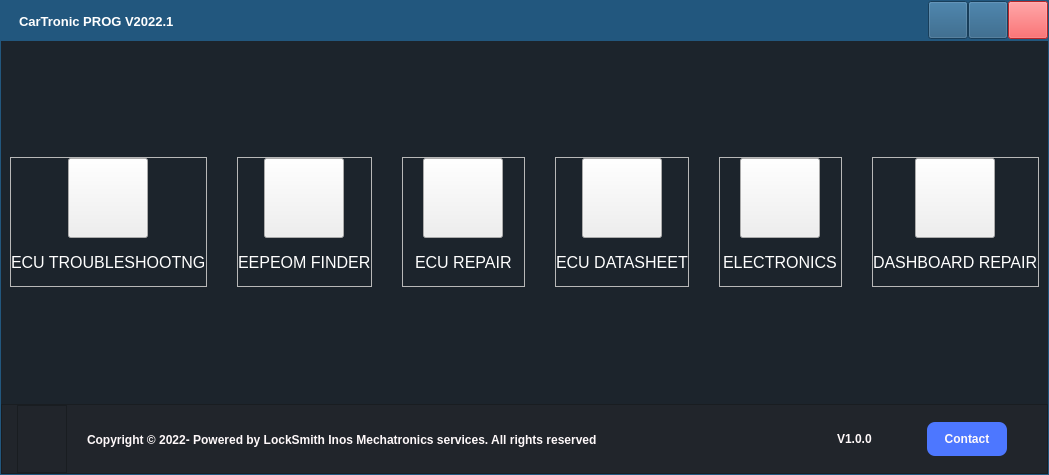
<?xml version="1.0" encoding="UTF-8"?>
<ui version="4.0">
 <class>MainWindow</class>
 <widget class="QMainWindow" name="MainWindow">
  <property name="geometry">
   <rect>
    <x>0</x>
    <y>0</y>
    <width>1049</width>
    <height>475</height>
   </rect>
  </property>
  <property name="windowTitle">
   <string>MainWindow</string>
  </property>
  <widget class="QWidget" name="centralwidget">
   <property name="minimumSize">
    <size>
     <width>895</width>
     <height>287</height>
    </size>
   </property>
   <layout class="QHBoxLayout" name="horizontalLayout_2">
    <property name="spacing">
     <number>0</number>
    </property>
    <property name="leftMargin">
     <number>0</number>
    </property>
    <property name="topMargin">
     <number>0</number>
    </property>
    <property name="rightMargin">
     <number>0</number>
    </property>
    <property name="bottomMargin">
     <number>0</number>
    </property>
    <item>
     <widget class="QFrame" name="frame_main">
      <property name="sizePolicy">
       <sizepolicy hsizetype="Preferred" vsizetype="Preferred">
        <horstretch>0</horstretch>
        <verstretch>0</verstretch>
       </sizepolicy>
      </property>
      <property name="styleSheet">
       <string notr="true">#frame_main {
border: 1px solid #22577E;
}</string>
      </property>
      <property name="frameShape">
       <enum>QFrame::StyledPanel</enum>
      </property>
      <property name="frameShadow">
       <enum>QFrame::Raised</enum>
      </property>
      <layout class="QVBoxLayout" name="verticalLayout">
       <property name="spacing">
        <number>0</number>
       </property>
       <property name="leftMargin">
        <number>0</number>
       </property>
       <property name="topMargin">
        <number>0</number>
       </property>
       <property name="rightMargin">
        <number>0</number>
       </property>
       <property name="bottomMargin">
        <number>0</number>
       </property>
       <item>
        <widget class="QFrame" name="window_bar">
         <property name="maximumSize">
          <size>
           <width>16777215</width>
           <height>40</height>
          </size>
         </property>
         <property name="styleSheet">
          <string notr="true">background-color: #4D77FF;
color: white;</string>
         </property>
         <property name="frameShape">
          <enum>QFrame::NoFrame</enum>
         </property>
         <property name="frameShadow">
          <enum>QFrame::Raised</enum>
         </property>
         <layout class="QVBoxLayout" name="verticalLayout_5">
          <property name="spacing">
           <number>0</number>
          </property>
          <property name="leftMargin">
           <number>0</number>
          </property>
          <property name="topMargin">
           <number>0</number>
          </property>
          <property name="rightMargin">
           <number>0</number>
          </property>
          <property name="bottomMargin">
           <number>0</number>
          </property>
          <item>
           <widget class="QFrame" name="navbar">
            <property name="minimumSize">
             <size>
              <width>0</width>
              <height>40</height>
             </size>
            </property>
            <property name="maximumSize">
             <size>
              <width>16777215</width>
              <height>40</height>
             </size>
            </property>
            <property name="styleSheet">
             <string notr="true">background-color: #22577E;</string>
            </property>
            <property name="frameShape">
             <enum>QFrame::NoFrame</enum>
            </property>
            <property name="frameShadow">
             <enum>QFrame::Raised</enum>
            </property>
            <layout class="QHBoxLayout" name="horizontalLayout_8">
             <property name="leftMargin">
              <number>10</number>
             </property>
             <property name="topMargin">
              <number>0</number>
             </property>
             <property name="rightMargin">
              <number>0</number>
             </property>
             <property name="bottomMargin">
              <number>0</number>
             </property>
             <item>
              <widget class="QLabel" name="label_title_bar_top">
               <property name="font">
                <font>
                 <family>Segoe UI</family>
                 <pointsize>10</pointsize>
                 <weight>75</weight>
                 <bold>true</bold>
                </font>
               </property>
               <property name="layoutDirection">
                <enum>Qt::LeftToRight</enum>
               </property>
               <property name="styleSheet">
                <string notr="true">background: none;
margin-left: 5px;</string>
               </property>
               <property name="text">
                <string>CarTronic PROG V2022.1</string>
               </property>
               <property name="alignment">
                <set>Qt::AlignLeading|Qt::AlignLeft|Qt::AlignVCenter</set>
               </property>
              </widget>
             </item>
             <item>
              <widget class="QFrame" name="nav_buttons">
               <property name="maximumSize">
                <size>
                 <width>120</width>
                 <height>16777215</height>
                </size>
               </property>
               <property name="styleSheet">
                <string notr="true">QPushButton {
background-position: left center;
}

#minimize_button:hover, #maximize_button:hover {
background-color: rgb(44, 49, 60);
}

#close_button:hover {
color: #F7E2E2;
}</string>
               </property>
               <property name="frameShape">
                <enum>QFrame::NoFrame</enum>
               </property>
               <property name="frameShadow">
                <enum>QFrame::Raised</enum>
               </property>
               <layout class="QHBoxLayout" name="horizontalLayout_9">
                <property name="spacing">
                 <number>0</number>
                </property>
                <property name="leftMargin">
                 <number>0</number>
                </property>
                <property name="topMargin">
                 <number>0</number>
                </property>
                <property name="rightMargin">
                 <number>0</number>
                </property>
                <property name="bottomMargin">
                 <number>0</number>
                </property>
                <item>
                 <widget class="QPushButton" name="minimize_button">
                  <property name="sizePolicy">
                   <sizepolicy hsizetype="Minimum" vsizetype="Expanding">
                    <horstretch>0</horstretch>
                    <verstretch>0</verstretch>
                   </sizepolicy>
                  </property>
                  <property name="toolTip">
                   <string>Minimize</string>
                  </property>
                  <property name="toolTipDuration">
                   <number>2000</number>
                  </property>
                  <property name="styleSheet">
                   <string notr="true">text-align: center;
margin-bottom: 2px;</string>
                  </property>
                  <property name="text">
                   <string/>
                  </property>
                 </widget>
                </item>
                <item>
                 <widget class="QPushButton" name="maximize_button">
                  <property name="enabled">
                   <bool>true</bool>
                  </property>
                  <property name="sizePolicy">
                   <sizepolicy hsizetype="Minimum" vsizetype="Expanding">
                    <horstretch>0</horstretch>
                    <verstretch>0</verstretch>
                   </sizepolicy>
                  </property>
                  <property name="toolTip">
                   <string>Maximize</string>
                  </property>
                  <property name="toolTipDuration">
                   <number>2000</number>
                  </property>
                  <property name="styleSheet">
                   <string notr="true">text-align: center;
margin-bottom: 2px;</string>
                  </property>
                  <property name="text">
                   <string/>
                  </property>
                 </widget>
                </item>
                <item>
                 <widget class="QPushButton" name="close_button">
                  <property name="sizePolicy">
                   <sizepolicy hsizetype="Minimum" vsizetype="Expanding">
                    <horstretch>0</horstretch>
                    <verstretch>0</verstretch>
                   </sizepolicy>
                  </property>
                  <property name="toolTip">
                   <string>Close</string>
                  </property>
                  <property name="toolTipDuration">
                   <number>2000</number>
                  </property>
                  <property name="styleSheet">
                   <string notr="true">#close_button {
text-align: center;
margin-bottom: 2px;
background-color: rgb(255, 52, 55);
}

#close_button:hover {
background-color: #F7E2E2;
}</string>
                  </property>
                  <property name="text">
                   <string/>
                  </property>
                 </widget>
                </item>
               </layout>
              </widget>
             </item>
            </layout>
           </widget>
          </item>
         </layout>
        </widget>
       </item>
       <item>
        <widget class="QFrame" name="frame_top">
         <property name="sizePolicy">
          <sizepolicy hsizetype="Preferred" vsizetype="Preferred">
           <horstretch>0</horstretch>
           <verstretch>0</verstretch>
          </sizepolicy>
         </property>
         <property name="minimumSize">
          <size>
           <width>0</width>
           <height>0</height>
          </size>
         </property>
         <property name="maximumSize">
          <size>
           <width>16777215</width>
           <height>16777215</height>
          </size>
         </property>
         <property name="styleSheet">
          <string notr="true">#frame_top {
color: white;
background: #1c242c;
border-radius: 0px;
}
QLabel {
color: white;
font-size: 16px;
}</string>
         </property>
         <property name="frameShape">
          <enum>QFrame::StyledPanel</enum>
         </property>
         <property name="frameShadow">
          <enum>QFrame::Raised</enum>
         </property>
         <layout class="QHBoxLayout" name="horizontalLayout">
          <property name="spacing">
           <number>30</number>
          </property>
          <item>
           <widget class="QFrame" name="frame_8">
            <property name="maximumSize">
             <size>
              <width>16777215</width>
              <height>130</height>
             </size>
            </property>
            <property name="frameShape">
             <enum>QFrame::StyledPanel</enum>
            </property>
            <property name="frameShadow">
             <enum>QFrame::Raised</enum>
            </property>
            <layout class="QVBoxLayout" name="verticalLayout_9">
             <property name="spacing">
              <number>0</number>
             </property>
             <property name="leftMargin">
              <number>0</number>
             </property>
             <property name="topMargin">
              <number>0</number>
             </property>
             <property name="rightMargin">
              <number>0</number>
             </property>
             <property name="bottomMargin">
              <number>0</number>
             </property>
             <item alignment="Qt::AlignHCenter">
              <widget class="QPushButton" name="button_16">
               <property name="sizePolicy">
                <sizepolicy hsizetype="Preferred" vsizetype="Preferred">
                 <horstretch>0</horstretch>
                 <verstretch>0</verstretch>
                </sizepolicy>
               </property>
               <property name="minimumSize">
                <size>
                 <width>80</width>
                 <height>80</height>
                </size>
               </property>
               <property name="maximumSize">
                <size>
                 <width>80</width>
                 <height>80</height>
                </size>
               </property>
               <property name="toolTip">
                <string>ECU Troubleshooting</string>
               </property>
               <property name="toolTipDuration">
                <number>2000</number>
               </property>
               <property name="styleSheet">
                <string notr="true"/>
               </property>
               <property name="text">
                <string/>
               </property>
               <property name="checkable">
                <bool>true</bool>
               </property>
               <property name="checked">
                <bool>false</bool>
               </property>
               <property name="flat">
                <bool>false</bool>
               </property>
              </widget>
             </item>
             <item alignment="Qt::AlignHCenter">
              <widget class="QLabel" name="label_7">
               <property name="minimumSize">
                <size>
                 <width>0</width>
                 <height>0</height>
                </size>
               </property>
               <property name="maximumSize">
                <size>
                 <width>16777215</width>
                 <height>16777215</height>
                </size>
               </property>
               <property name="styleSheet">
                <string notr="true"/>
               </property>
               <property name="text">
                <string>ECU TROUBLESHOOTNG</string>
               </property>
               <property name="wordWrap">
                <bool>false</bool>
               </property>
              </widget>
             </item>
            </layout>
           </widget>
          </item>
          <item>
           <widget class="QFrame" name="frame_10">
            <property name="sizePolicy">
             <sizepolicy hsizetype="Preferred" vsizetype="Preferred">
              <horstretch>0</horstretch>
              <verstretch>0</verstretch>
             </sizepolicy>
            </property>
            <property name="maximumSize">
             <size>
              <width>16777215</width>
              <height>130</height>
             </size>
            </property>
            <property name="frameShape">
             <enum>QFrame::StyledPanel</enum>
            </property>
            <property name="frameShadow">
             <enum>QFrame::Raised</enum>
            </property>
            <layout class="QVBoxLayout" name="verticalLayout_2">
             <property name="spacing">
              <number>0</number>
             </property>
             <property name="leftMargin">
              <number>0</number>
             </property>
             <property name="topMargin">
              <number>0</number>
             </property>
             <property name="rightMargin">
              <number>0</number>
             </property>
             <property name="bottomMargin">
              <number>0</number>
             </property>
             <item alignment="Qt::AlignHCenter">
              <widget class="QPushButton" name="button_10">
               <property name="sizePolicy">
                <sizepolicy hsizetype="Preferred" vsizetype="Preferred">
                 <horstretch>0</horstretch>
                 <verstretch>0</verstretch>
                </sizepolicy>
               </property>
               <property name="minimumSize">
                <size>
                 <width>80</width>
                 <height>80</height>
                </size>
               </property>
               <property name="maximumSize">
                <size>
                 <width>80</width>
                 <height>80</height>
                </size>
               </property>
               <property name="toolTip">
                <string>Immobilizer EEPROM Location</string>
               </property>
               <property name="toolTipDuration">
                <number>2000</number>
               </property>
               <property name="styleSheet">
                <string notr="true"/>
               </property>
               <property name="text">
                <string/>
               </property>
               <property name="checkable">
                <bool>true</bool>
               </property>
               <property name="checked">
                <bool>false</bool>
               </property>
               <property name="flat">
                <bool>false</bool>
               </property>
              </widget>
             </item>
             <item alignment="Qt::AlignHCenter">
              <widget class="QLabel" name="label_12">
               <property name="minimumSize">
                <size>
                 <width>0</width>
                 <height>0</height>
                </size>
               </property>
               <property name="maximumSize">
                <size>
                 <width>16777215</width>
                 <height>16777215</height>
                </size>
               </property>
               <property name="text">
                <string>EEPEOM FINDER</string>
               </property>
               <property name="wordWrap">
                <bool>false</bool>
               </property>
              </widget>
             </item>
            </layout>
           </widget>
          </item>
          <item>
           <widget class="QFrame" name="frame_6">
            <property name="maximumSize">
             <size>
              <width>16777215</width>
              <height>130</height>
             </size>
            </property>
            <property name="frameShape">
             <enum>QFrame::StyledPanel</enum>
            </property>
            <property name="frameShadow">
             <enum>QFrame::Raised</enum>
            </property>
            <layout class="QVBoxLayout" name="verticalLayout_7">
             <property name="spacing">
              <number>0</number>
             </property>
             <property name="leftMargin">
              <number>0</number>
             </property>
             <property name="topMargin">
              <number>0</number>
             </property>
             <property name="rightMargin">
              <number>0</number>
             </property>
             <property name="bottomMargin">
              <number>0</number>
             </property>
             <item alignment="Qt::AlignHCenter">
              <widget class="QPushButton" name="button_14">
               <property name="sizePolicy">
                <sizepolicy hsizetype="Preferred" vsizetype="Preferred">
                 <horstretch>0</horstretch>
                 <verstretch>0</verstretch>
                </sizepolicy>
               </property>
               <property name="minimumSize">
                <size>
                 <width>80</width>
                 <height>80</height>
                </size>
               </property>
               <property name="maximumSize">
                <size>
                 <width>80</width>
                 <height>80</height>
                </size>
               </property>
               <property name="toolTip">
                <string>ECU Repair|Pinout</string>
               </property>
               <property name="toolTipDuration">
                <number>2000</number>
               </property>
               <property name="styleSheet">
                <string notr="true"/>
               </property>
               <property name="text">
                <string/>
               </property>
               <property name="checkable">
                <bool>true</bool>
               </property>
               <property name="checked">
                <bool>false</bool>
               </property>
               <property name="flat">
                <bool>false</bool>
               </property>
              </widget>
             </item>
             <item alignment="Qt::AlignHCenter">
              <widget class="QLabel" name="label_5">
               <property name="minimumSize">
                <size>
                 <width>0</width>
                 <height>0</height>
                </size>
               </property>
               <property name="maximumSize">
                <size>
                 <width>16777215</width>
                 <height>16777215</height>
                </size>
               </property>
               <property name="text">
                <string>ECU REPAIR</string>
               </property>
               <property name="wordWrap">
                <bool>false</bool>
               </property>
              </widget>
             </item>
            </layout>
           </widget>
          </item>
          <item>
           <widget class="QFrame" name="frame_12">
            <property name="maximumSize">
             <size>
              <width>16777215</width>
              <height>130</height>
             </size>
            </property>
            <property name="frameShape">
             <enum>QFrame::StyledPanel</enum>
            </property>
            <property name="frameShadow">
             <enum>QFrame::Raised</enum>
            </property>
            <layout class="QVBoxLayout" name="verticalLayout_4">
             <property name="spacing">
              <number>0</number>
             </property>
             <property name="leftMargin">
              <number>0</number>
             </property>
             <property name="topMargin">
              <number>0</number>
             </property>
             <property name="rightMargin">
              <number>0</number>
             </property>
             <property name="bottomMargin">
              <number>0</number>
             </property>
             <item alignment="Qt::AlignHCenter">
              <widget class="QPushButton" name="button_17">
               <property name="sizePolicy">
                <sizepolicy hsizetype="Preferred" vsizetype="Preferred">
                 <horstretch>0</horstretch>
                 <verstretch>0</verstretch>
                </sizepolicy>
               </property>
               <property name="minimumSize">
                <size>
                 <width>80</width>
                 <height>80</height>
                </size>
               </property>
               <property name="maximumSize">
                <size>
                 <width>80</width>
                 <height>80</height>
                </size>
               </property>
               <property name="toolTip">
                <string>ECU Datasheet</string>
               </property>
               <property name="toolTipDuration">
                <number>2000</number>
               </property>
               <property name="styleSheet">
                <string notr="true"/>
               </property>
               <property name="text">
                <string/>
               </property>
               <property name="checkable">
                <bool>true</bool>
               </property>
               <property name="checked">
                <bool>false</bool>
               </property>
               <property name="flat">
                <bool>false</bool>
               </property>
              </widget>
             </item>
             <item alignment="Qt::AlignHCenter">
              <widget class="QLabel" name="label_9">
               <property name="minimumSize">
                <size>
                 <width>0</width>
                 <height>0</height>
                </size>
               </property>
               <property name="maximumSize">
                <size>
                 <width>16777215</width>
                 <height>16777215</height>
                </size>
               </property>
               <property name="text">
                <string>ECU DATASHEET</string>
               </property>
               <property name="wordWrap">
                <bool>false</bool>
               </property>
              </widget>
             </item>
            </layout>
           </widget>
          </item>
          <item>
           <widget class="QFrame" name="frame_11">
            <property name="maximumSize">
             <size>
              <width>16777215</width>
              <height>130</height>
             </size>
            </property>
            <property name="frameShape">
             <enum>QFrame::StyledPanel</enum>
            </property>
            <property name="frameShadow">
             <enum>QFrame::Raised</enum>
            </property>
            <layout class="QVBoxLayout" name="verticalLayout_3">
             <property name="spacing">
              <number>0</number>
             </property>
             <property name="leftMargin">
              <number>0</number>
             </property>
             <property name="topMargin">
              <number>0</number>
             </property>
             <property name="rightMargin">
              <number>0</number>
             </property>
             <property name="bottomMargin">
              <number>0</number>
             </property>
             <item alignment="Qt::AlignHCenter">
              <widget class="QPushButton" name="button_9">
               <property name="sizePolicy">
                <sizepolicy hsizetype="Preferred" vsizetype="Preferred">
                 <horstretch>0</horstretch>
                 <verstretch>0</verstretch>
                </sizepolicy>
               </property>
               <property name="minimumSize">
                <size>
                 <width>80</width>
                 <height>80</height>
                </size>
               </property>
               <property name="maximumSize">
                <size>
                 <width>80</width>
                 <height>80</height>
                </size>
               </property>
               <property name="toolTip">
                <string>Electronics</string>
               </property>
               <property name="toolTipDuration">
                <number>2000</number>
               </property>
               <property name="styleSheet">
                <string notr="true"/>
               </property>
               <property name="text">
                <string/>
               </property>
               <property name="checkable">
                <bool>true</bool>
               </property>
               <property name="checked">
                <bool>false</bool>
               </property>
               <property name="flat">
                <bool>false</bool>
               </property>
              </widget>
             </item>
             <item alignment="Qt::AlignHCenter">
              <widget class="QLabel" name="label_8">
               <property name="minimumSize">
                <size>
                 <width>0</width>
                 <height>0</height>
                </size>
               </property>
               <property name="maximumSize">
                <size>
                 <width>16777215</width>
                 <height>16777215</height>
                </size>
               </property>
               <property name="text">
                <string>ELECTRONICS</string>
               </property>
               <property name="wordWrap">
                <bool>false</bool>
               </property>
              </widget>
             </item>
            </layout>
           </widget>
          </item>
          <item>
           <widget class="QFrame" name="frame_7">
            <property name="maximumSize">
             <size>
              <width>16777215</width>
              <height>130</height>
             </size>
            </property>
            <property name="frameShape">
             <enum>QFrame::StyledPanel</enum>
            </property>
            <property name="frameShadow">
             <enum>QFrame::Raised</enum>
            </property>
            <layout class="QVBoxLayout" name="verticalLayout_8">
             <property name="spacing">
              <number>0</number>
             </property>
             <property name="leftMargin">
              <number>0</number>
             </property>
             <property name="topMargin">
              <number>0</number>
             </property>
             <property name="rightMargin">
              <number>0</number>
             </property>
             <property name="bottomMargin">
              <number>0</number>
             </property>
             <item alignment="Qt::AlignHCenter">
              <widget class="QPushButton" name="button_11">
               <property name="sizePolicy">
                <sizepolicy hsizetype="Preferred" vsizetype="Preferred">
                 <horstretch>0</horstretch>
                 <verstretch>0</verstretch>
                </sizepolicy>
               </property>
               <property name="minimumSize">
                <size>
                 <width>80</width>
                 <height>80</height>
                </size>
               </property>
               <property name="maximumSize">
                <size>
                 <width>80</width>
                 <height>80</height>
                </size>
               </property>
               <property name="toolTip">
                <string>Dashboard Repair and Reset</string>
               </property>
               <property name="toolTipDuration">
                <number>2000</number>
               </property>
               <property name="styleSheet">
                <string notr="true"/>
               </property>
               <property name="text">
                <string/>
               </property>
               <property name="checkable">
                <bool>true</bool>
               </property>
               <property name="checked">
                <bool>false</bool>
               </property>
               <property name="flat">
                <bool>false</bool>
               </property>
              </widget>
             </item>
             <item alignment="Qt::AlignHCenter">
              <widget class="QLabel" name="label_6">
               <property name="minimumSize">
                <size>
                 <width>0</width>
                 <height>0</height>
                </size>
               </property>
               <property name="maximumSize">
                <size>
                 <width>16777215</width>
                 <height>16777215</height>
                </size>
               </property>
               <property name="text">
                <string>DASHBOARD REPAIR</string>
               </property>
               <property name="wordWrap">
                <bool>false</bool>
               </property>
              </widget>
             </item>
            </layout>
           </widget>
          </item>
         </layout>
        </widget>
       </item>
       <item>
        <widget class="QFrame" name="footer">
         <property name="minimumSize">
          <size>
           <width>0</width>
           <height>70</height>
          </size>
         </property>
         <property name="maximumSize">
          <size>
           <width>16777215</width>
           <height>70</height>
          </size>
         </property>
         <property name="styleSheet">
          <string notr="true">background-color: rgb(33, 37, 43);
color: rgb(255, 249, 250);
font-size: 12px;
font-weight: bold;</string>
         </property>
         <property name="frameShape">
          <enum>QFrame::StyledPanel</enum>
         </property>
         <property name="frameShadow">
          <enum>QFrame::Raised</enum>
         </property>
         <layout class="QHBoxLayout" name="horizontalLayout_5">
          <property name="spacing">
           <number>20</number>
          </property>
          <property name="leftMargin">
           <number>15</number>
          </property>
          <property name="topMargin">
           <number>0</number>
          </property>
          <property name="rightMargin">
           <number>0</number>
          </property>
          <property name="bottomMargin">
           <number>0</number>
          </property>
          <item>
           <widget class="QFrame" name="frame_2">
            <property name="maximumSize">
             <size>
              <width>50</width>
              <height>16777215</height>
             </size>
            </property>
            <property name="frameShape">
             <enum>QFrame::StyledPanel</enum>
            </property>
            <property name="frameShadow">
             <enum>QFrame::Raised</enum>
            </property>
            <layout class="QVBoxLayout" name="verticalLayout_16">
             <property name="spacing">
              <number>0</number>
             </property>
             <property name="leftMargin">
              <number>0</number>
             </property>
             <property name="topMargin">
              <number>0</number>
             </property>
             <property name="rightMargin">
              <number>0</number>
             </property>
             <property name="bottomMargin">
              <number>0</number>
             </property>
             <item>
              <widget class="QPushButton" name="logo_button">
               <property name="sizePolicy">
                <sizepolicy hsizetype="Minimum" vsizetype="Expanding">
                 <horstretch>0</horstretch>
                 <verstretch>0</verstretch>
                </sizepolicy>
               </property>
               <property name="styleSheet">
                <string notr="true">border: none;</string>
               </property>
               <property name="text">
                <string/>
               </property>
               <property name="iconSize">
                <size>
                 <width>50</width>
                 <height>55</height>
                </size>
               </property>
              </widget>
             </item>
            </layout>
           </widget>
          </item>
          <item>
           <widget class="QLabel" name="label_3">
            <property name="sizePolicy">
             <sizepolicy hsizetype="Preferred" vsizetype="Preferred">
              <horstretch>0</horstretch>
              <verstretch>0</verstretch>
             </sizepolicy>
            </property>
            <property name="styleSheet">
             <string notr="true"/>
            </property>
            <property name="text">
             <string>Copyright ©️ 2022- Powered by LockSmith Inos Mechatronics services. All rights reserved</string>
            </property>
            <property name="margin">
             <number>4</number>
            </property>
           </widget>
          </item>
          <item>
           <widget class="QLabel" name="version_label">
            <property name="maximumSize">
             <size>
              <width>70</width>
              <height>16777215</height>
             </size>
            </property>
            <property name="styleSheet">
             <string notr="true"/>
            </property>
            <property name="text">
             <string>V1.0.0</string>
            </property>
           </widget>
          </item>
          <item>
           <widget class="QPushButton" name="whatsapp_button">
            <property name="minimumSize">
             <size>
              <width>0</width>
              <height>30</height>
             </size>
            </property>
            <property name="maximumSize">
             <size>
              <width>80</width>
              <height>16777215</height>
             </size>
            </property>
            <property name="accessibleName">
             <string/>
            </property>
            <property name="styleSheet">
             <string notr="true">background-color: #4D77FF;
border-radius: 8px;
padding: 10px;</string>
            </property>
            <property name="text">
             <string>Contact</string>
            </property>
           </widget>
          </item>
          <item alignment="Qt::AlignBottom">
           <widget class="QFrame" name="size_grip">
            <property name="minimumSize">
             <size>
              <width>20</width>
              <height>20</height>
             </size>
            </property>
            <property name="maximumSize">
             <size>
              <width>20</width>
              <height>20</height>
             </size>
            </property>
            <property name="styleSheet">
             <string notr="true">QSizeGrip {
	background-position: center;
	background-repeat: no-reperat;
}</string>
            </property>
            <property name="frameShape">
             <enum>QFrame::NoFrame</enum>
            </property>
            <property name="frameShadow">
             <enum>QFrame::Raised</enum>
            </property>
           </widget>
          </item>
         </layout>
        </widget>
       </item>
      </layout>
      <zorder>window_bar</zorder>
      <zorder>footer</zorder>
      <zorder>frame_top</zorder>
     </widget>
    </item>
   </layout>
  </widget>
 </widget>
 <resources/>
 <connections/>
</ui>
